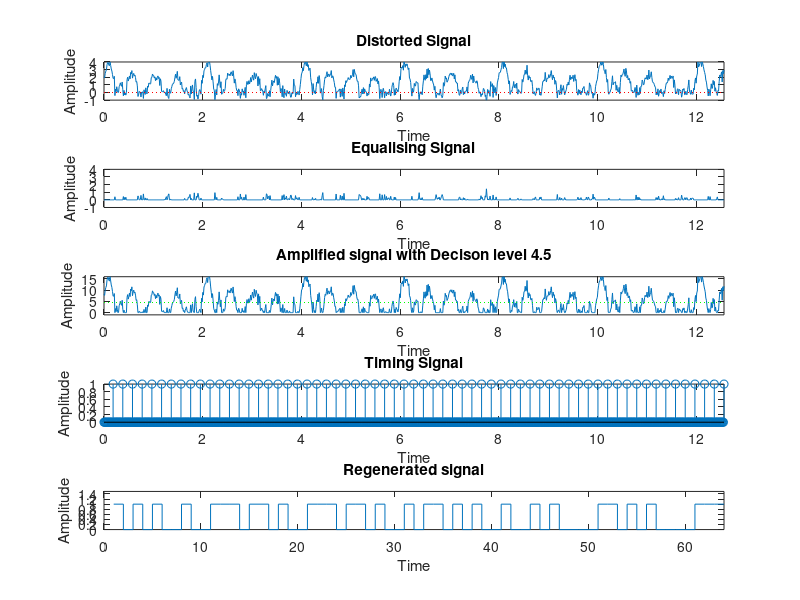

The MATLAB source for this figure:
clc;
clear all;
close all;

L = 4;
dV = 4.5;
aG = 4;
nC= 0.4;
bitLength = 8;

%Pulse train
function [a,b] = pT(Freq,x,r)
div = floor(Freq/x);
b = zeros(1,r);
a = 0;
TP = zeros(1,r);
for i = 1: r
  if(rem(i,div)==0)
  b(1,i)=1;
  a = a+1;
end
end
endfunction

%Bit Matrix
function Bit = bMat(r,b,Th,Data,Cnt)
  cT = 0;
  Bit = zeros(1,Cnt);
  i = 1;
  while(i<=r)
  if(b(1,i)==1)
  cT = cT+1;
  if(Data(i,1)>Th)
  Bit(1,cT)=1;
else Bit(1,cT)=0;
end
end
i = i+1;
end
endfunction

%Distorted input signal with noise
ipSig = L*pi*linspace(0,1,1024)';
[rx cx] = size(ipSig);

dipSig = sin(pi*ipSig)+cos(3*pi*ipSig)+sin(4*pi*ipSig)+cos(pi*ipSig)+sin(5*pi*ipSig);
y = abs(dipSig);
for i = 1:rx
  if(y(i,1)<1)
  y(i,1)=0;
end
end

mySig = y+nC*randn(length(dipSig),1);

subplot(5,1,1);plot(ipSig,mySig);
title("Distorted Signal");
ylabel('Amplitude');xlabel('Time');
line([0 L*pi],[0 0],"linestyle",":","color","r");
axis([0,L*pi,-1,4]);

%Equalizer
eS = zeros(rx,1);
for i = 1:rx
  if(mySig(i,1)<0)
  eS(i,1)=mySig(i,1)*-1;
  mySig(i,1)=mySig(i,1)+eS(i,1);
end
end

subplot(5,1,2); plot(ipSig,eS);
title("Equalising Signal");
ylabel('Amplitude');xlabel('Time');axis([0,L*pi, -1,4]);

%Amplifier
mySig = aG*mySig;
subplot(5,1,3);plot(ipSig,mySig);
strplot=sprintf("Amplified signal with Decison level %d",dV);
title(strplot);
ylabel('Amplitude');xlabel('Time');
line([0 L*pi],[dV,dV],"linestyle",":","color","g");
axis([0, L*pi,-1, 4*aG]);

%Actual bit values
[sig_bitCt,sig_tp]=pT(64,L,rx);
sigBit = bMat(rx,sig_tp,0,y,sig_bitCt)

%Timing Circuit
[d_bitCt,d_tp]=pT(64,L,rx);
subplot(5,1,4);stem(ipSig,d_tp);
title("Timing Signal");
ylabel('Amplitude');xlabel('Time');
axis([0,L*pi,0,1]);

%Decision making
printf("Decision level: %d\n",dV);
outD = bMat(rx,d_tp,dV,mySig,d_bitCt)
subplot(5,1,5);stairs(outD);
title("Regenerated signal");
ylabel('Amplitude');xlabel('Time');
axis([0,d_bitCt,0,1.5]);

%Bit Error rate(BER)
E = 0;
n = d_bitCt;
while(d_bitCt>0)
if(outD(1,d_bitCt)!=sigBit(1,d_bitCt));
E = E+1;
end
d_bitCt = d_bitCt -1;
endwhile

printf("Number of transmitted bit: %d\n",n);
printf("Number of Error Bits: %d\n",E);
printf("Bit Error Rate(BER): %d\n",E/n);
